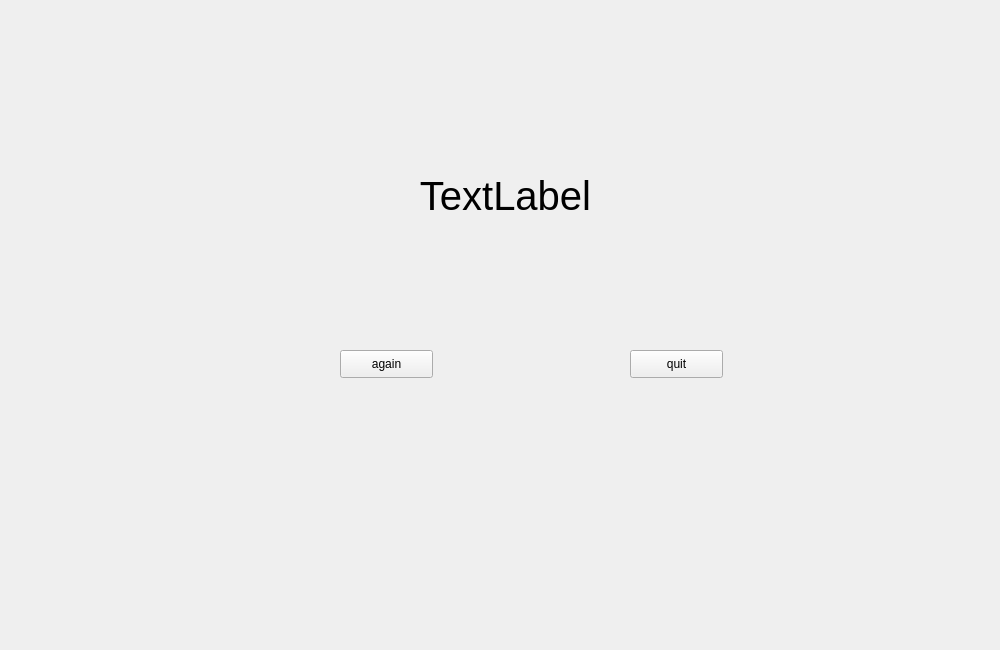
<?xml version="1.0" encoding="UTF-8"?>
<ui version="4.0">
 <class>Widget</class>
 <widget class="QWidget" name="Widget">
  <property name="geometry">
   <rect>
    <x>0</x>
    <y>0</y>
    <width>1000</width>
    <height>650</height>
   </rect>
  </property>
  <property name="windowTitle">
   <string>AWidget</string>
  </property>
  <widget class="QStackedWidget" name="stackedWidget">
   <property name="geometry">
    <rect>
     <x>0</x>
     <y>0</y>
     <width>1000</width>
     <height>650</height>
    </rect>
   </property>
   <property name="currentIndex">
    <number>2</number>
   </property>
   <widget class="QWidget" name="page">
    <widget class="QPushButton" name="btnReady">
     <property name="geometry">
      <rect>
       <x>400</x>
       <y>400</y>
       <width>93</width>
       <height>31</height>
      </rect>
     </property>
     <property name="text">
      <string>准备开始</string>
     </property>
    </widget>
    <widget class="QLabel" name="label_2">
     <property name="geometry">
      <rect>
       <x>300</x>
       <y>200</y>
       <width>281</width>
       <height>71</height>
      </rect>
     </property>
     <property name="font">
      <font>
       <family>迷你简硬笔行书</family>
       <pointsize>30</pointsize>
      </font>
     </property>
     <property name="text">
      <string>斗地主游戏</string>
     </property>
     <property name="alignment">
      <set>Qt::AlignCenter</set>
     </property>
     <property name="margin">
      <number>-1</number>
     </property>
    </widget>
   </widget>
   <widget class="QWidget" name="page_2">
    <widget class="QPushButton" name="btnForLord">
     <property name="geometry">
      <rect>
       <x>360</x>
       <y>420</y>
       <width>93</width>
       <height>28</height>
      </rect>
     </property>
     <property name="text">
      <string>叫</string>
     </property>
    </widget>
    <widget class="QPushButton" name="btnNotLord">
     <property name="geometry">
      <rect>
       <x>540</x>
       <y>420</y>
       <width>93</width>
       <height>28</height>
      </rect>
     </property>
     <property name="text">
      <string>不叫</string>
     </property>
    </widget>
    <widget class="QPushButton" name="btnBeat">
     <property name="geometry">
      <rect>
       <x>360</x>
       <y>420</y>
       <width>93</width>
       <height>28</height>
      </rect>
     </property>
     <property name="text">
      <string>出牌</string>
     </property>
    </widget>
    <widget class="QPushButton" name="btnNotBeat">
     <property name="geometry">
      <rect>
       <x>540</x>
       <y>420</y>
       <width>93</width>
       <height>28</height>
      </rect>
     </property>
     <property name="text">
      <string>不出</string>
     </property>
    </widget>
    <widget class="QWidget" name="layoutWidget">
     <property name="geometry">
      <rect>
       <x>280</x>
       <y>0</y>
       <width>421</width>
       <height>161</height>
      </rect>
     </property>
     <layout class="QHBoxLayout" name="hLayout" stretch="2,1,2,1,2">
      <item>
       <widget class="QLabel" name="bottomL">
        <property name="font">
         <font>
          <family>迷你简硬笔行书</family>
          <pointsize>12</pointsize>
          <weight>50</weight>
          <bold>false</bold>
         </font>
        </property>
        <property name="text">
         <string>底牌1</string>
        </property>
       </widget>
      </item>
      <item>
       <spacer name="horizontalSpacer">
        <property name="orientation">
         <enum>Qt::Horizontal</enum>
        </property>
        <property name="sizeHint" stdset="0">
         <size>
          <width>40</width>
          <height>20</height>
         </size>
        </property>
       </spacer>
      </item>
      <item>
       <widget class="QLabel" name="bottomM">
        <property name="font">
         <font>
          <family>迷你简硬笔行书</family>
          <pointsize>12</pointsize>
         </font>
        </property>
        <property name="text">
         <string>底牌2</string>
        </property>
       </widget>
      </item>
      <item>
       <spacer name="horizontalSpacer_2">
        <property name="orientation">
         <enum>Qt::Horizontal</enum>
        </property>
        <property name="sizeHint" stdset="0">
         <size>
          <width>40</width>
          <height>20</height>
         </size>
        </property>
       </spacer>
      </item>
      <item>
       <widget class="QLabel" name="bottomR">
        <property name="font">
         <font>
          <family>迷你简硬笔行书</family>
          <pointsize>12</pointsize>
         </font>
        </property>
        <property name="text">
         <string>底牌3</string>
        </property>
       </widget>
      </item>
     </layout>
    </widget>
    <widget class="QWidget" name="layoutWidget">
     <property name="geometry">
      <rect>
       <x>830</x>
       <y>140</y>
       <width>141</width>
       <height>261</height>
      </rect>
     </property>
     <layout class="QVBoxLayout" name="bvLayout" stretch="5,1">
      <item>
       <widget class="QLabel" name="bRole">
        <property name="font">
         <font>
          <family>迷你简硬笔行书</family>
          <pointsize>20</pointsize>
          <weight>50</weight>
          <italic>false</italic>
          <bold>false</bold>
          <underline>false</underline>
         </font>
        </property>
        <property name="text">
         <string>玩家2</string>
        </property>
        <property name="alignment">
         <set>Qt::AlignCenter</set>
        </property>
       </widget>
      </item>
      <item>
       <widget class="QLabel" name="bCount">
        <property name="font">
         <font>
          <family>迷你简硬笔行书</family>
          <pointsize>12</pointsize>
         </font>
        </property>
        <property name="text">
         <string>TextLabel</string>
        </property>
        <property name="alignment">
         <set>Qt::AlignCenter</set>
        </property>
       </widget>
      </item>
     </layout>
    </widget>
    <widget class="QWidget" name="layoutWidget">
     <property name="geometry">
      <rect>
       <x>10</x>
       <y>130</y>
       <width>141</width>
       <height>271</height>
      </rect>
     </property>
     <layout class="QVBoxLayout" name="cvLayout" stretch="5,1">
      <item>
       <widget class="QLabel" name="cRole">
        <property name="font">
         <font>
          <family>迷你简硬笔行书</family>
          <pointsize>20</pointsize>
         </font>
        </property>
        <property name="text">
         <string>玩家1</string>
        </property>
        <property name="alignment">
         <set>Qt::AlignCenter</set>
        </property>
       </widget>
      </item>
      <item>
       <widget class="QLabel" name="cCount">
        <property name="font">
         <font>
          <family>迷你简硬笔行书</family>
          <pointsize>12</pointsize>
         </font>
        </property>
        <property name="text">
         <string>TextLabel</string>
        </property>
        <property name="alignment">
         <set>Qt::AlignCenter</set>
        </property>
       </widget>
      </item>
     </layout>
    </widget>
    <widget class="QWidget" name="layoutWidget">
     <property name="geometry">
      <rect>
       <x>50</x>
       <y>500</y>
       <width>141</width>
       <height>131</height>
      </rect>
     </property>
     <layout class="QVBoxLayout" name="avLayout" stretch="3,1">
      <item>
       <widget class="QLabel" name="aRole">
        <property name="font">
         <font>
          <family>迷你简硬笔行书</family>
          <pointsize>20</pointsize>
         </font>
        </property>
        <property name="text">
         <string>本人</string>
        </property>
        <property name="alignment">
         <set>Qt::AlignCenter</set>
        </property>
       </widget>
      </item>
      <item>
       <widget class="QLabel" name="aCount">
        <property name="font">
         <font>
          <family>迷你简硬笔行书</family>
          <pointsize>12</pointsize>
         </font>
        </property>
        <property name="text">
         <string>TextLabel</string>
        </property>
        <property name="alignment">
         <set>Qt::AlignCenter</set>
        </property>
       </widget>
      </item>
     </layout>
    </widget>
    <widget class="QLabel" name="label">
     <property name="geometry">
      <rect>
       <x>280</x>
       <y>350</y>
       <width>171</width>
       <height>51</height>
      </rect>
     </property>
     <property name="font">
      <font>
       <pointsize>15</pointsize>
      </font>
     </property>
     <property name="text">
      <string>0</string>
     </property>
    </widget>
   </widget>
   <widget class="QWidget" name="page_3">
    <widget class="QLabel" name="label_3">
     <property name="geometry">
      <rect>
       <x>330</x>
       <y>120</y>
       <width>351</width>
       <height>151</height>
      </rect>
     </property>
     <property name="font">
      <font>
       <pointsize>30</pointsize>
      </font>
     </property>
     <property name="text">
      <string>TextLabel</string>
     </property>
     <property name="alignment">
      <set>Qt::AlignCenter</set>
     </property>
    </widget>
    <widget class="QPushButton" name="pushButton">
     <property name="geometry">
      <rect>
       <x>340</x>
       <y>350</y>
       <width>93</width>
       <height>28</height>
      </rect>
     </property>
     <property name="text">
      <string>again</string>
     </property>
    </widget>
    <widget class="QPushButton" name="pushButton_2">
     <property name="geometry">
      <rect>
       <x>630</x>
       <y>350</y>
       <width>93</width>
       <height>28</height>
      </rect>
     </property>
     <property name="text">
      <string>quit</string>
     </property>
    </widget>
   </widget>
  </widget>
 </widget>
 <resources/>
 <connections/>
</ui>
